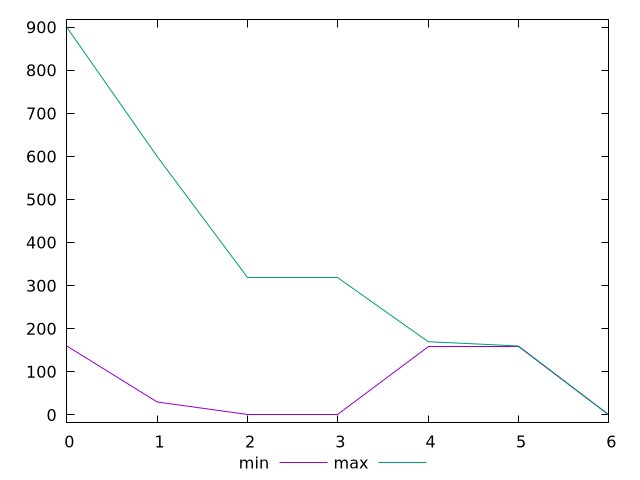

Write the gnuplot code that produced this figure.
$_min <<EOF
0 160
1 30
2 0
3 0
4 160
5 160
6 0
EOF
$_max <<EOF
0 900
1 600
2 320
3 320
4 170
5 160
6 0
EOF
set key outside below
set terminal pngcairo
set output "report_00006_2020-11-02T20-21-41.718Z/uses-http2/progession_min_max.png"
set yrange [-18:918]
plot $_min title "min" with line ,$_max title "max" with line ,
